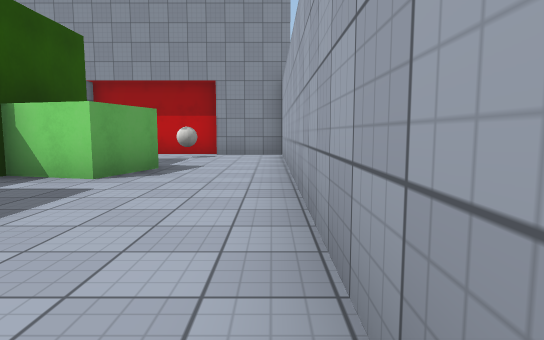
view 1 (above)

21 first-person views from a walk through a 3-D level made in the Unity game engine. The camera is 1.2 m above the floor, tilts 6° down and sees 75° across. The floor is counted in squares, 2 m on a side. Each view is taken from the middle of a square. On the plan, view 1 faces up. The plan holds only what a view shows up to about 10 squares ahead; the rest is blank. The place goes on beyond the plan. Surface patterns are stand-ins for the level's own textures.

view 2
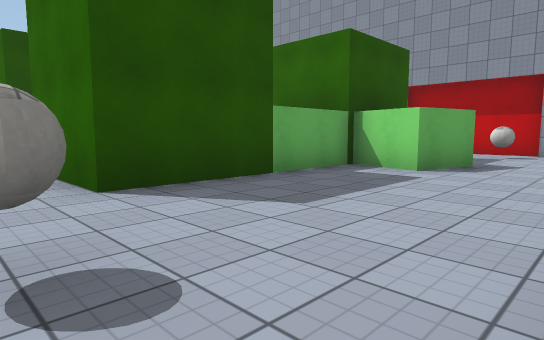

view 3
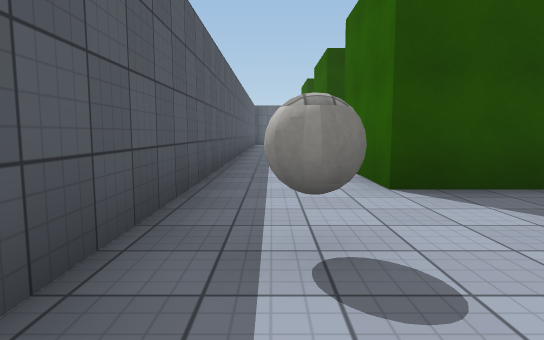

view 4
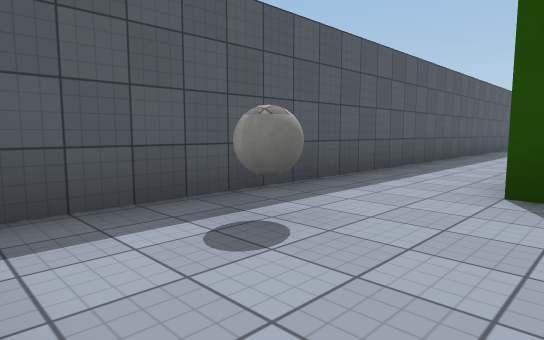

view 5
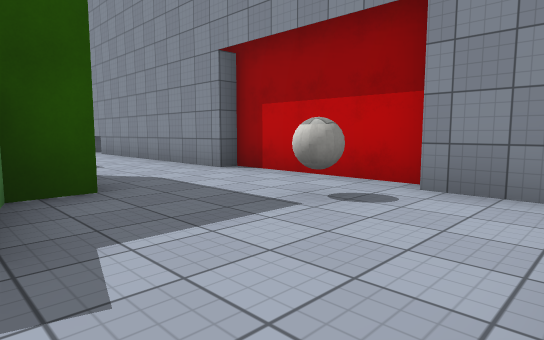

view 6
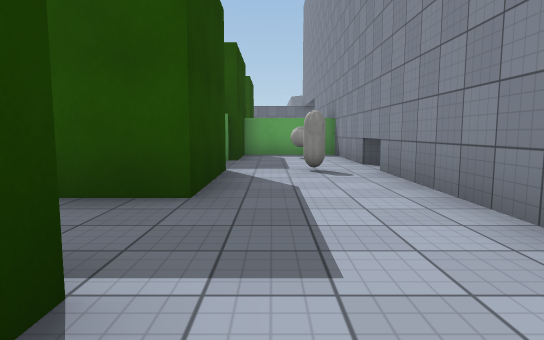

view 7
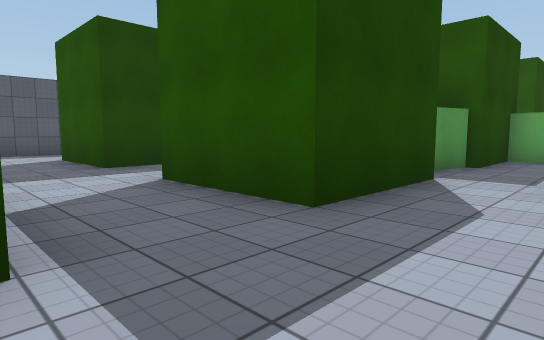

view 8
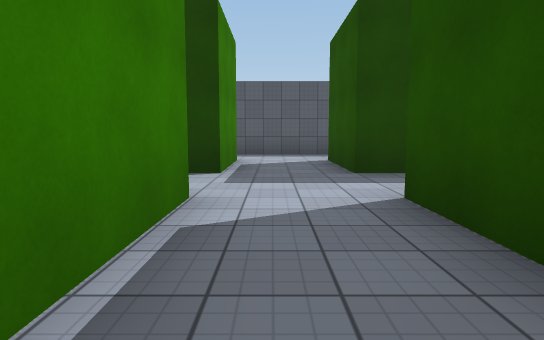

view 9
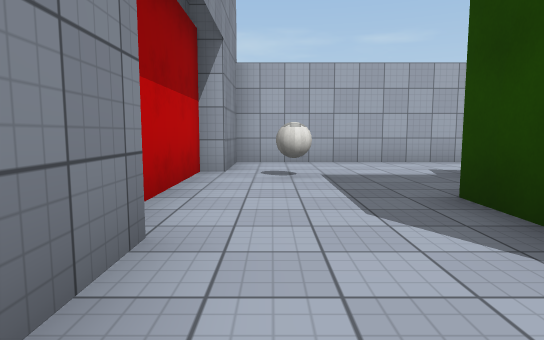

view 10
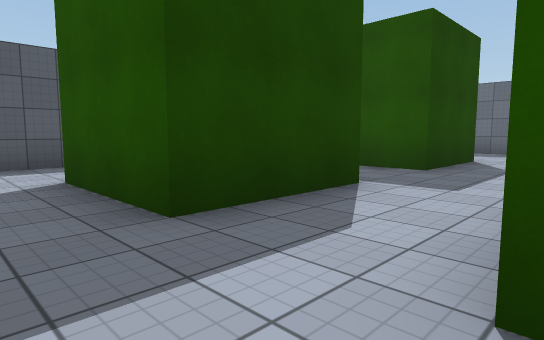

view 11
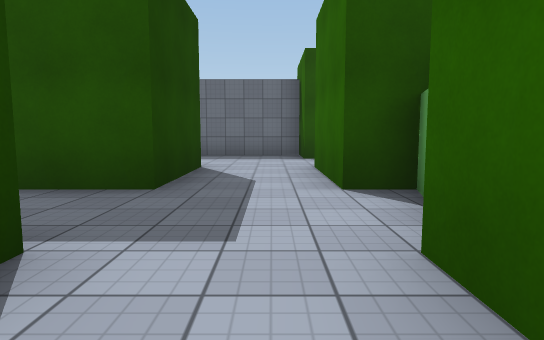

view 12
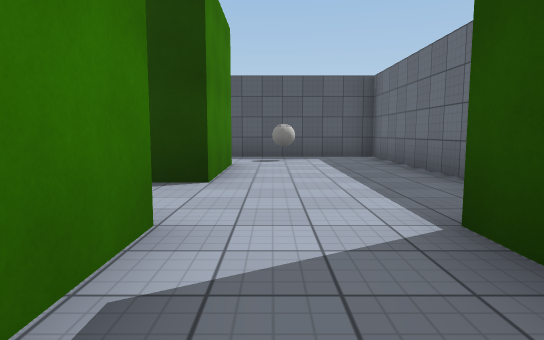

view 13
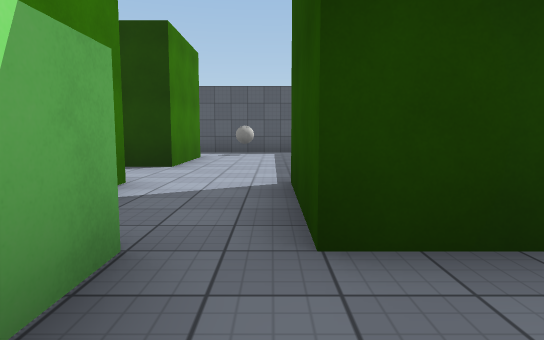

view 14
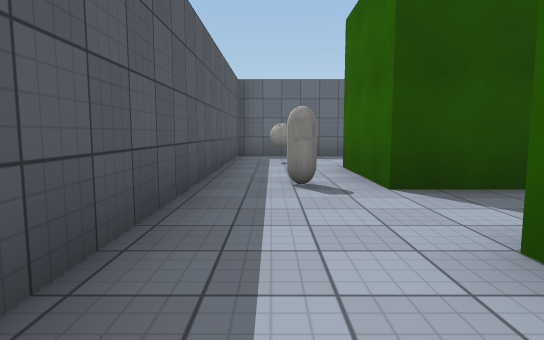

view 15
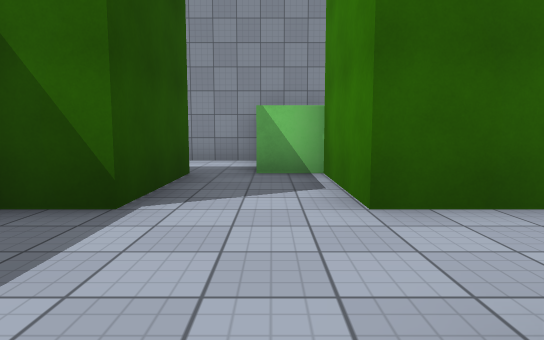

view 16
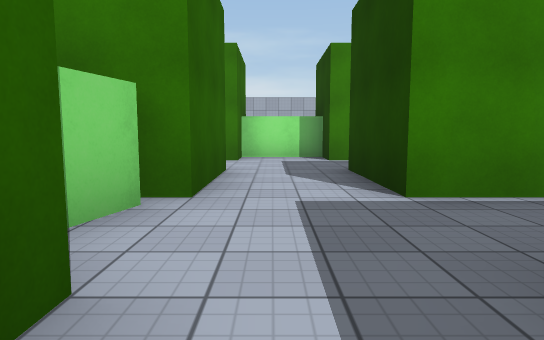

view 17
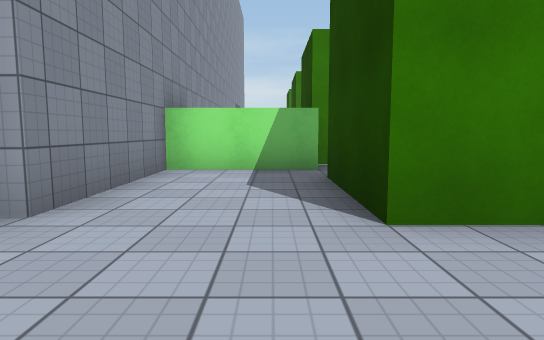

view 18
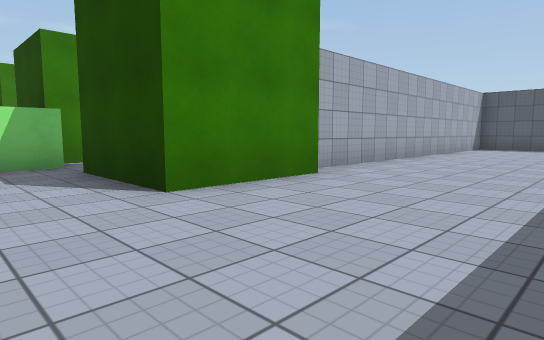

view 19
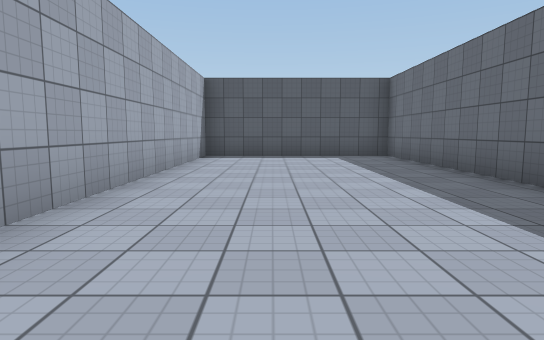

view 20
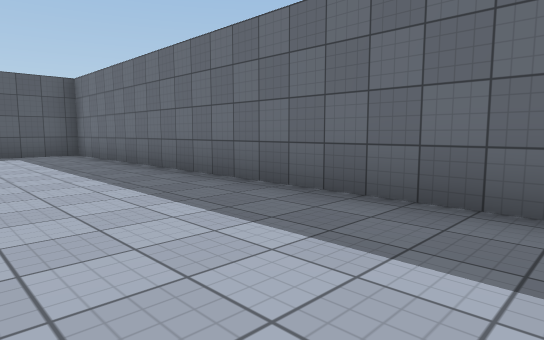

view 21
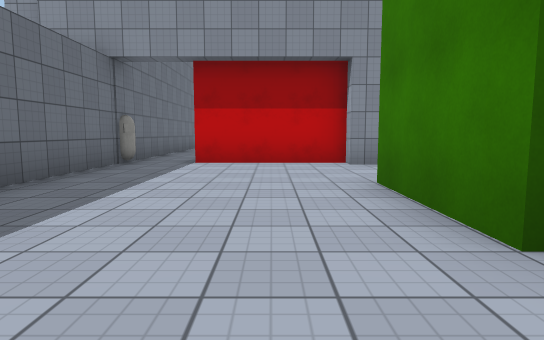

### Floor plan
Ten units are one square. View 1 is at (0, 0); x grows to the right and y downward. Boxes are objects, and circles mark ways between rooms. Rooms are numbered by the first view taken in them; rooms with no view inside come last. Other rooms are left out.
<svg viewBox="-245 -106 253 164">
<path fill="none" stroke="#000" d="M-62 -2 -62 -28 -52 -28 -52 -48 -62 -48 -62 -73 -37 -73 -37 -64M-19 -60 -23 -46 -37 -49 -37 -3 -52 -3M-107 -28 -82 -28 -82 -2M-50 -97 -147 -97 -147 -73 -126 -73M-108 -73 -82 -73 -82 -48 -107 -48M3 -2 3 -97 -15 -97M-127 -71 -117 -68M-106 19 -2 19M-15 -101 -50 -101M-152 -28 -127 -28 -127 -3 -152 -3 -152 -28M-110 -51 -127 -55 -127 -48 -152 -48 -152 -72 -162 -72 -162 -97 -195 -97M-107 -14 -107 -28M-107 -48 -107 -52M-197 -73 -172 -73 -172 -48 -185 -48 -185 19 -106 19M-240 -46 -240 53 -193 53 -193 -42M-197 -46 -197 -73M-240 -94 -240 -69M-195 -101 -226 -101"/>
<rect x="-145" y="-95" width="10" height="10" fill="#bbb"><title>other object</title></rect>
<rect x="-115" y="-95" width="10" height="10" fill="#bbb"><title>other object</title></rect>
<rect x="-25" y="5" width="10" height="10" fill="#bbb"><title>other object</title></rect>
<rect x="-25" y="-95" width="10" height="10" fill="#bbb"><title>other object</title></rect>
<rect x="-165" y="5" width="10" height="10" fill="#bbb"><title>other object</title></rect>
<rect x="-135" y="5" width="10" height="10" fill="#bbb"><title>other object</title></rect>
<circle cx="-95" cy="-35" r="3" fill="#2a7"/>
<circle cx="-95" cy="5" r="3" fill="#2a7"/>
<circle cx="-185" cy="-85" r="3" fill="#2a7"/>
<text x="-60" y="-40">1</text>
<text x="-150" y="-30">2</text>
<text x="-220" y="-20">3</text>
</svg>
Room 1 opens to room 2. Room 2 opens to room 3.

Where each view was taken, in squares from view 1:
view 1: 0 up, 0 right, facing up
view 2: 1 down, 0 right, facing up-left
view 3: 1 down, 0 right, facing left
view 4: 1 up, 0 right, facing down-left
view 5: 6 up, 0 right, facing up-left
view 6: 8 up, 5 left, facing left
view 7: 9 up, 6 left, facing down-left
view 8: 8 up, 7 left, facing down
view 9: 9 up, 7 left, facing right
view 10: 5 up, 7 left, facing down-left
view 11: 4 up, 9 left, facing left
view 12: 7 up, 16 left, facing down
view 13: 9 up, 17 left, facing down
view 14: 1 down, 9 left, facing left
view 15: 2 up, 16 left, facing up
view 16: 4 up, 14 left, facing right
view 17: 8 up, 22 left, facing right
view 18: 9 up, 23 left, facing down-right
view 19: 4 up, 21 left, facing down
view 20: 5 up, 21 left, facing down-left
view 21: 3 up, 21 left, facing up
